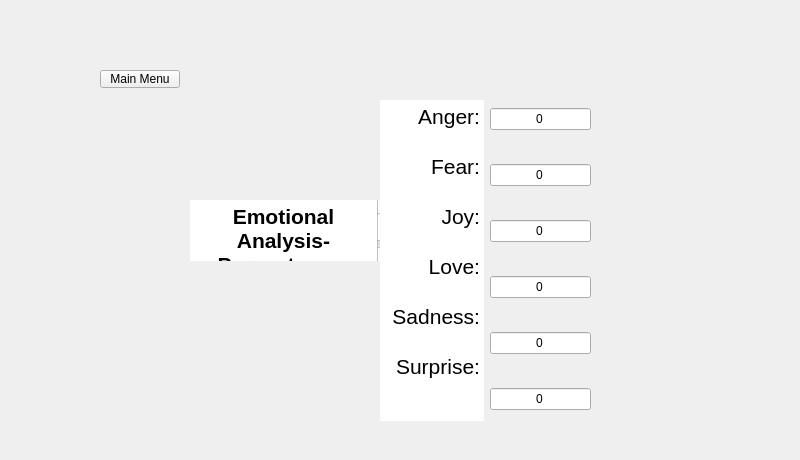
    <widget class="QWidget" name="snt_anal_rslt">
     <widget class="QFrame" name="frame_5">
      <property name="geometry">
       <rect>
        <x>70</x>
        <y>50</y>
        <width>721</width>
        <height>401</height>
       </rect>
      </property>
      <property name="frameShape">
       <enum>QFrame::NoFrame</enum>
      </property>
      <property name="frameShadow">
       <enum>QFrame::Raised</enum>
      </property>
      <widget class="QPushButton" name="main_menu_btn1">
       <property name="geometry">
        <rect>
         <x>30</x>
         <y>20</y>
         <width>80</width>
         <height>18</height>
        </rect>
       </property>
       <property name="text">
        <string>Main Menu</string>
       </property>
      </widget>
      <widget class="QTextEdit" name="textEdit_8">
       <property name="geometry">
        <rect>
         <x>120</x>
         <y>150</y>
         <width>201</width>
         <height>61</height>
        </rect>
       </property>
       <property name="frameShape">
        <enum>QFrame::NoFrame</enum>
       </property>
       <property name="readOnly">
        <bool>true</bool>
       </property>
       <property name="html">
        <string>&lt;!DOCTYPE HTML PUBLIC &quot;-//W3C//DTD HTML 4.0//EN&quot; &quot;http://www.w3.org/TR/REC-html40/strict.dtd&quot;&gt;
&lt;html&gt;&lt;head&gt;&lt;meta name=&quot;qrichtext&quot; content=&quot;1&quot; /&gt;&lt;meta charset=&quot;utf-8&quot; /&gt;&lt;style type=&quot;text/css&quot;&gt;
p, li { white-space: pre-wrap; }
hr { height: 1px; border-width: 0; }
li.unchecked::marker { content: &quot;\2610&quot;; }
li.checked::marker { content: &quot;\2612&quot;; }
&lt;/style&gt;&lt;/head&gt;&lt;body style=&quot; font-family:'Segoe UI'; font-size:9pt; font-weight:400; font-style:normal;&quot;&gt;
&lt;p align=&quot;center&quot; style=&quot; margin-top:0px; margin-bottom:0px; margin-left:0px; margin-right:0px; -qt-block-indent:0; text-indent:0px;&quot;&gt;&lt;span style=&quot; font-size:16pt; font-weight:700;&quot;&gt;Emotional Analysis-Percentages:&lt;/span&gt;&lt;/p&gt;&lt;/body&gt;&lt;/html&gt;</string>
       </property>
      </widget>
      <widget class="QWidget" name="verticalLayoutWidget_5">
       <property name="geometry">
        <rect>
         <x>420</x>
         <y>30</y>
         <width>101</width>
         <height>361</height>
        </rect>
       </property>
       <layout class="QVBoxLayout" name="verticalLayout_5">
        <item>
         <widget class="QLineEdit" name="lineEdit_anger1">
          <property name="text">
           <string>0</string>
          </property>
          <property name="alignment">
           <set>Qt::AlignCenter</set>
          </property>
          <property name="readOnly">
           <bool>true</bool>
          </property>
         </widget>
        </item>
        <item>
         <widget class="QLineEdit" name="lineEdit_fear1">
          <property name="text">
           <string>0</string>
          </property>
          <property name="alignment">
           <set>Qt::AlignCenter</set>
          </property>
          <property name="readOnly">
           <bool>true</bool>
          </property>
         </widget>
        </item>
        <item>
         <widget class="QLineEdit" name="lineEdit_joy1">
          <property name="text">
           <string>0</string>
          </property>
          <property name="alignment">
           <set>Qt::AlignCenter</set>
          </property>
          <property name="readOnly">
           <bool>true</bool>
          </property>
         </widget>
        </item>
        <item>
         <widget class="QLineEdit" name="lineEdit_love1">
          <property name="text">
           <string>0</string>
          </property>
          <property name="alignment">
           <set>Qt::AlignCenter</set>
          </property>
          <property name="readOnly">
           <bool>true</bool>
          </property>
         </widget>
        </item>
        <item>
         <widget class="QLineEdit" name="lineEdit_sad1">
          <property name="text">
           <string>0</string>
          </property>
          <property name="alignment">
           <set>Qt::AlignCenter</set>
          </property>
          <property name="readOnly">
           <bool>true</bool>
          </property>
         </widget>
        </item>
        <item>
         <widget class="QLineEdit" name="lineEdit_surp1">
          <property name="enabled">
           <bool>true</bool>
          </property>
          <property name="text">
           <string>0</string>
          </property>
          <property name="alignment">
           <set>Qt::AlignCenter</set>
          </property>
          <property name="readOnly">
           <bool>true</bool>
          </property>
         </widget>
        </item>
       </layout>
      </widget>
      <widget class="QTextEdit" name="textEdit_12">
       <property name="geometry">
        <rect>
         <x>310</x>
         <y>50</y>
         <width>104</width>
         <height>321</height>
        </rect>
       </property>
       <property name="frameShape">
        <enum>QFrame::NoFrame</enum>
       </property>
       <property name="verticalScrollBarPolicy">
        <enum>Qt::ScrollBarAlwaysOff</enum>
       </property>
       <property name="readOnly">
        <bool>true</bool>
       </property>
       <property name="html">
        <string>&lt;!DOCTYPE HTML PUBLIC &quot;-//W3C//DTD HTML 4.0//EN&quot; &quot;http://www.w3.org/TR/REC-html40/strict.dtd&quot;&gt;
&lt;html&gt;&lt;head&gt;&lt;meta name=&quot;qrichtext&quot; content=&quot;1&quot; /&gt;&lt;meta charset=&quot;utf-8&quot; /&gt;&lt;style type=&quot;text/css&quot;&gt;
p, li { white-space: pre-wrap; }
hr { height: 1px; border-width: 0; }
li.unchecked::marker { content: &quot;\2610&quot;; }
li.checked::marker { content: &quot;\2612&quot;; }
&lt;/style&gt;&lt;/head&gt;&lt;body style=&quot; font-family:'Segoe UI'; font-size:9pt; font-weight:400; font-style:normal;&quot;&gt;
&lt;p align=&quot;right&quot; style=&quot; margin-top:0px; margin-bottom:0px; margin-left:0px; margin-right:0px; -qt-block-indent:0; text-indent:0px;&quot;&gt;&lt;span style=&quot; font-size:16pt;&quot;&gt;Anger:&lt;/span&gt;&lt;/p&gt;
&lt;p align=&quot;right&quot; style=&quot;-qt-paragraph-type:empty; margin-top:0px; margin-bottom:0px; margin-left:0px; margin-right:0px; -qt-block-indent:0; text-indent:0px; font-size:16pt;&quot;&gt;&lt;br /&gt;&lt;/p&gt;
&lt;p align=&quot;right&quot; style=&quot; margin-top:0px; margin-bottom:0px; margin-left:0px; margin-right:0px; -qt-block-indent:0; text-indent:0px;&quot;&gt;&lt;span style=&quot; font-size:16pt;&quot;&gt;Fear:&lt;/span&gt;&lt;/p&gt;
&lt;p align=&quot;right&quot; style=&quot;-qt-paragraph-type:empty; margin-top:0px; margin-bottom:0px; margin-left:0px; margin-right:0px; -qt-block-indent:0; text-indent:0px; font-size:16pt;&quot;&gt;&lt;br /&gt;&lt;/p&gt;
&lt;p align=&quot;right&quot; style=&quot; margin-top:0px; margin-bottom:0px; margin-left:0px; margin-right:0px; -qt-block-indent:0; text-indent:0px;&quot;&gt;&lt;span style=&quot; font-size:16pt;&quot;&gt;Joy:&lt;/span&gt;&lt;/p&gt;
&lt;p align=&quot;right&quot; style=&quot;-qt-paragraph-type:empty; margin-top:0px; margin-bottom:0px; margin-left:0px; margin-right:0px; -qt-block-indent:0; text-indent:0px; font-size:16pt;&quot;&gt;&lt;br /&gt;&lt;/p&gt;
&lt;p align=&quot;right&quot; style=&quot; margin-top:0px; margin-bottom:0px; margin-left:0px; margin-right:0px; -qt-block-indent:0; text-indent:0px;&quot;&gt;&lt;span style=&quot; font-size:16pt;&quot;&gt;Love:&lt;/span&gt;&lt;/p&gt;
&lt;p align=&quot;right&quot; style=&quot;-qt-paragraph-type:empty; margin-top:0px; margin-bottom:0px; margin-left:0px; margin-right:0px; -qt-block-indent:0; text-indent:0px; font-size:16pt;&quot;&gt;&lt;br /&gt;&lt;/p&gt;
&lt;p align=&quot;right&quot; style=&quot; margin-top:0px; margin-bottom:0px; margin-left:0px; margin-right:0px; -qt-block-indent:0; text-indent:0px;&quot;&gt;&lt;span style=&quot; font-size:16pt;&quot;&gt;Sadness:&lt;/span&gt;&lt;/p&gt;
&lt;p align=&quot;right&quot; style=&quot;-qt-paragraph-type:empty; margin-top:0px; margin-bottom:0px; margin-left:0px; margin-right:0px; -qt-block-indent:0; text-indent:0px; font-size:16pt;&quot;&gt;&lt;br /&gt;&lt;/p&gt;
&lt;p align=&quot;right&quot; style=&quot; margin-top:0px; margin-bottom:0px; margin-left:0px; margin-right:0px; -qt-block-indent:0; text-indent:0px;&quot;&gt;&lt;span style=&quot; font-size:16pt;&quot;&gt;Surprise:&lt;/span&gt;&lt;/p&gt;&lt;/body&gt;&lt;/html&gt;</string>
       </property>
      </widget>
     </widget>
    </widget>
